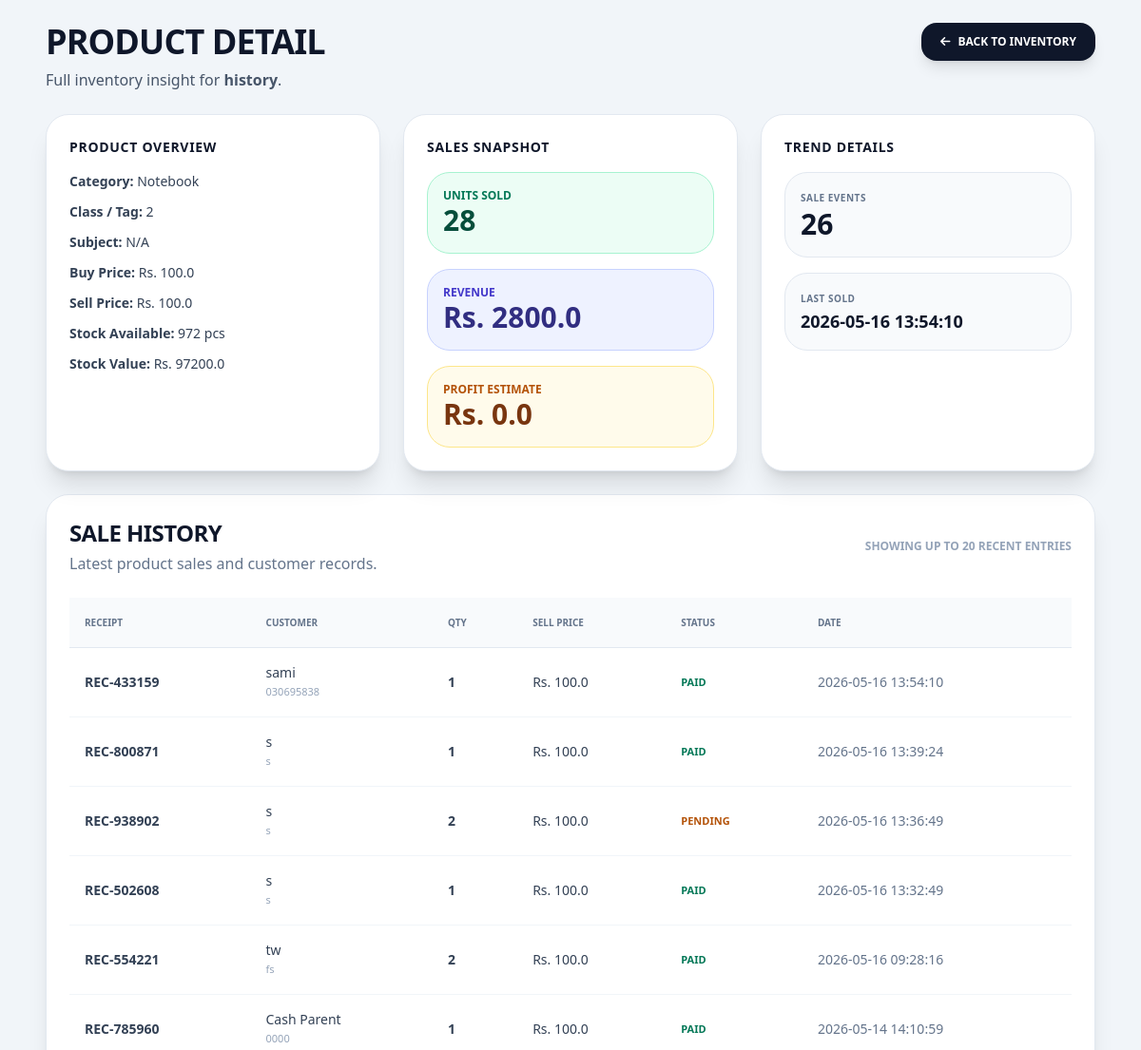
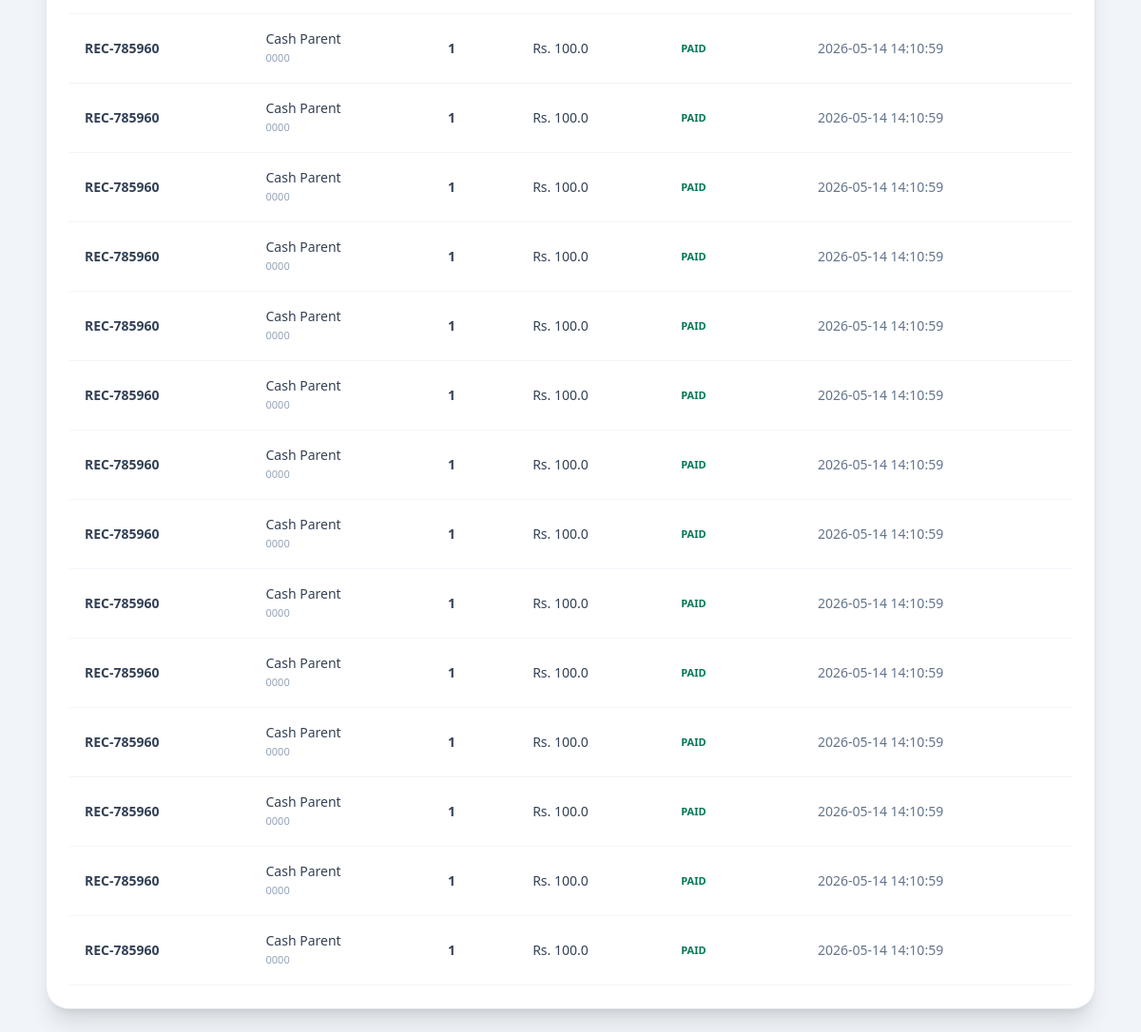
The app's page /product/16 (signed in), older data (2 pictures, top to bottom).
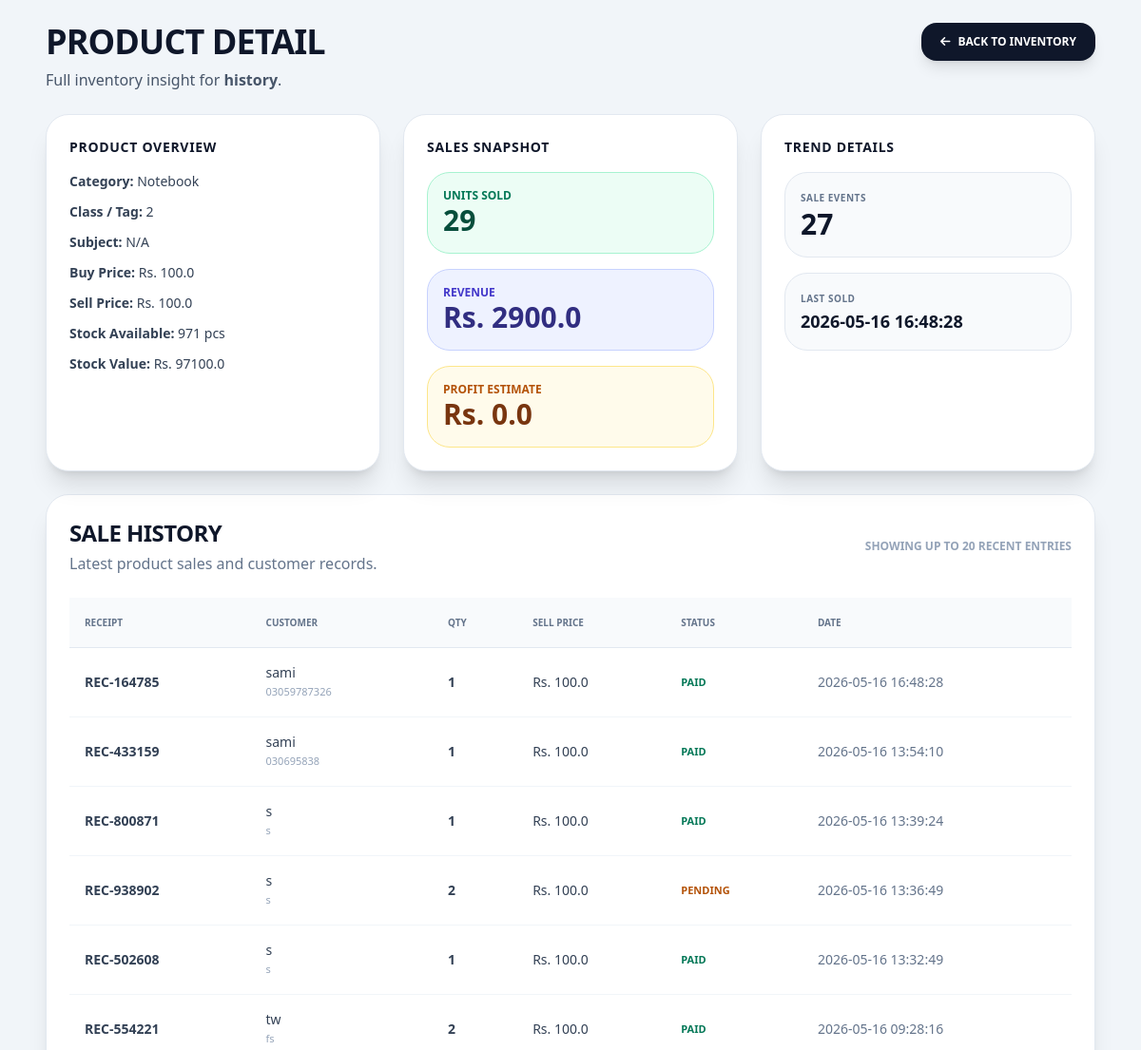
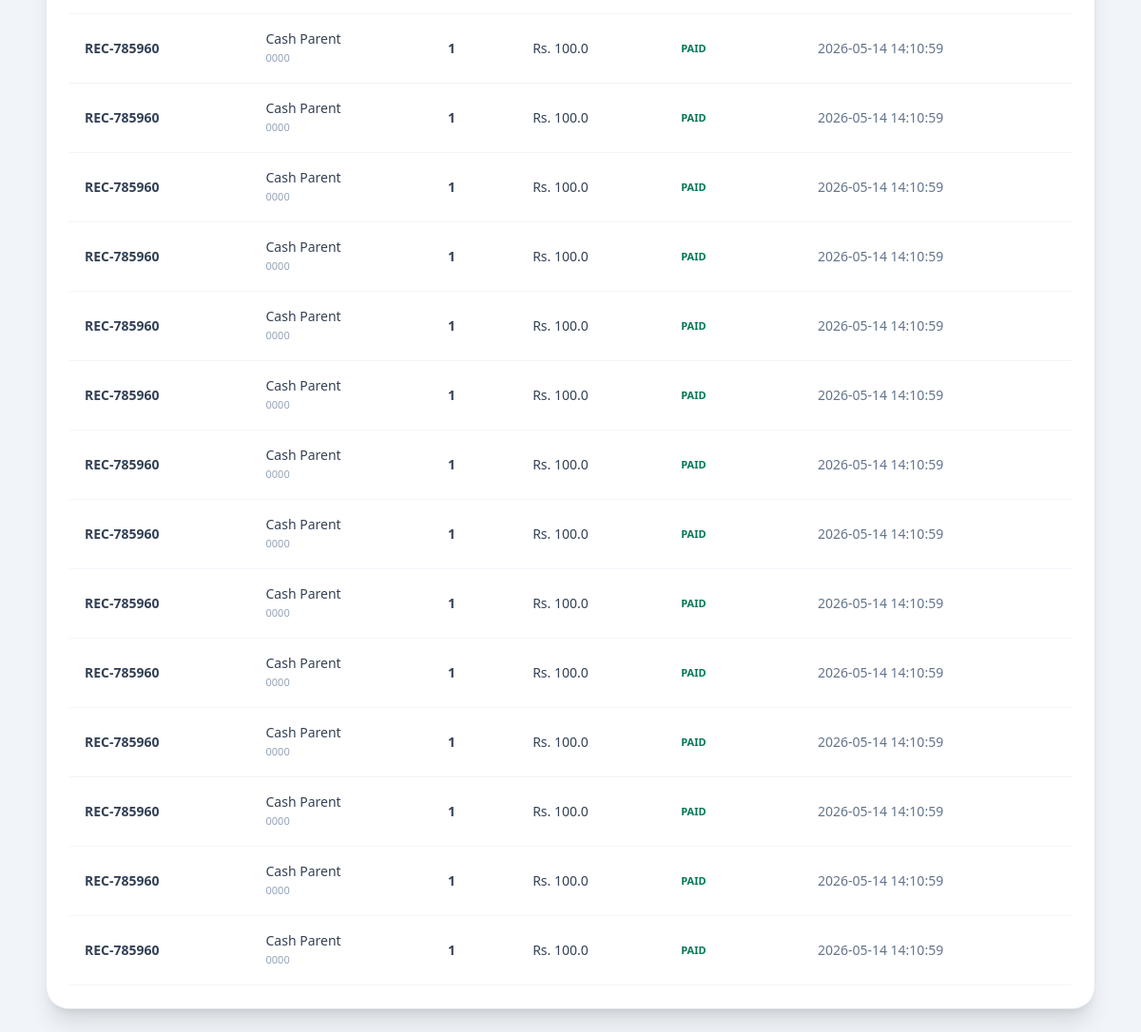
The same page, newer data (2 pictures, top to bottom).
### tables this page shows
CREATE TABLE products (
        id INTEGER PRIMARY KEY AUTOINCREMENT,
        name TEXT NOT NULL,
        category TEXT, -- Book, Notebook, Stationery
        student_class TEXT,
        subject TEXT,
        purchase_price REAL,
        selling_price REAL,
        stock INTEGER
    , tag TEXT, variation TEXT);

CREATE TABLE sale_items (sale_id INTEGER, product_name TEXT, qty INTEGER, price REAL);

CREATE TABLE sales (
        id INTEGER PRIMARY KEY AUTOINCREMENT,
        customer_id INTEGER,
        receipt_number TEXT UNIQUE,
        total_amount REAL,
        profit REAL,
        payment_status TEXT, -- 'Paid' or 'Pending' (Udhaar)
        timestamp DATETIME DEFAULT CURRENT_TIMESTAMP
    , cash_paid REAL DEFAULT 0);

CREATE TABLE customers (id INTEGER PRIMARY KEY AUTOINCREMENT, name TEXT, phone TEXT, student_name TEXT);

### main.py (the view)
@app.get("/product/{product_id}")
async def product_detail(request: Request, product_id: int):
    if not is_logged_in(request): raise HTTPException(status_code=401)
    conn = get_db()
    product = conn.execute("SELECT * FROM products WHERE id = ?", (product_id,)).fetchone()
    if not product:
        conn.close()
        raise HTTPException(status_code=404, detail="Product not found")
    analytics = conn.execute("""
        SELECT
            SUM(si.qty) as total_units,
            SUM(si.qty * si.price) as total_revenue,
            MAX(s.timestamp) as last_sold,
            COUNT(*) as sale_count
        FROM sale_items si
        JOIN sales s ON si.sale_id = s.id
        WHERE si.product_name = ?
    """, (product['name'],)).fetchone()
    sales = conn.execute("""
        SELECT si.qty, si.price, s.receipt_number, s.payment_status, s.timestamp,
               c.name as customer_name, c.phone as customer_phone
        FROM sale_items si
        JOIN sales s ON si.sale_id = s.id
        LEFT JOIN customers c ON s.customer_id = c.id
        WHERE si.product_name = ?
        ORDER BY s.timestamp DESC
        LIMIT 20
    """, (product['name'],)).fetchall()
    conn.close()
    total_units = analytics['total_units'] if analytics['total_units'] else 0
    total_revenue = analytics['total_revenue'] if analytics['total_revenue'] else 0
    sale_count = analytics['sale_count'] if analytics['sale_count'] else 0
    last_sold = analytics['last_sold']
    profit = total_revenue - (total_units * product['purchase_price']) if total_units else 0
    return templates.TemplateResponse(request, "product_detail.html", {
        "product": product,
        "sales": sales,
        "analytics": {
            "total_units": total_units,
            "total_revenue": total_revenue,
            "sale_count": sale_count,
            "last_sold": last_sold,
            "profit": profit
        }
    })

### templates/product_detail.html (shortened to what this page needs)
<!DOCTYPE html>
<html lang="en">
<head>
    <script src="https://cdn.tailwindcss.com"></script>
    <link rel="stylesheet" href="https://cdnjs.cloudflare.com/ajax/libs/font-awesome/6.0.0/css/all.min.css">
</head>
<body class="bg-slate-100 min-h-screen font-sans text-slate-900">
    <div class="max-w-6xl mx-auto p-6">
        <div class="flex flex-col md:flex-row justify-between items-start gap-4 mb-6">
            <div>
                <h1 class="text-4xl font-black uppercase tracking-tight">Product Detail</h1>
                <p class="text-slate-600 mt-2">Full inventory insight for <strong>{{ product.name }}</strong>.</p>
            </div>
            <div class="space-x-2">
                <a href="/" class="inline-flex items-center gap-2 bg-slate-900 text-white px-5 py-3 rounded-2xl font-black uppercase text-xs shadow-lg hover:bg-slate-800 transition"><i class="fas fa-arrow-left"></i> Back to Inventory</a>
            </div>
        </div>
        <div class="grid grid-cols-1 lg:grid-cols-3 gap-6 mb-6">
            <div class="bg-white rounded-3xl shadow-xl p-6 border border-slate-200">
                <h2 class="font-black text-slate-900 uppercase text-sm tracking-wider mb-4">Product Overview</h2>
                <div class="space-y-3 text-sm text-slate-700">
                    <div><span class="font-black">Category:</span> {{ product.category }}</div>
                    <div><span class="font-black">Class / Tag:</span> {{ product.student_class or product.tag or 'N/A' }}</div>
                    <div><span class="font-black">Subject:</span> {{ product.subject or product.variation or 'N/A' }}</div>
                    <div><span class="font-black">Buy Price:</span> Rs. {{ product.purchase_price }}</div>
                    <div><span class="font-black">Sell Price:</span> Rs. {{ product.selling_price }}</div>
                    <div><span class="font-black">Stock Available:</span> {{ product.stock }} pcs</div>
                    <div><span class="font-black">Stock Value:</span> Rs. {{ (product.stock * product.selling_price) | round(2) }}</div>
                </div>
            </div>
            <div class="bg-white rounded-3xl shadow-xl p-6 border border-slate-200">
                <h2 class="font-black text-slate-900 uppercase text-sm tracking-wider mb-4">Sales Snapshot</h2>
                <div class="grid gap-4 text-slate-700">
                    <div class="bg-emerald-50 p-4 rounded-3xl border border-emerald-200">
                        <div class="text-xs uppercase font-black text-emerald-700">Units Sold</div>
                        <div class="text-3xl font-black text-emerald-900">{{ analytics.total_units }}</div>
                    </div>
                    <div class="bg-indigo-50 p-4 rounded-3xl border border-indigo-200">
                        <div class="text-xs uppercase font-black text-indigo-700">Revenue</div>
                        <div class="text-3xl font-black text-indigo-900">Rs. {{ analytics.total_revenue | round(2) }}</div>
                    </div>
                    <div class="bg-amber-50 p-4 rounded-3xl border border-amber-200">
                        <div class="text-xs uppercase font-black text-amber-700">Profit Estimate</div>
                        <div class="text-3xl font-black text-amber-900">Rs. {{ analytics.profit | round(2) }}</div>
                    </div>
                </div>
            </div>
            <div class="bg-white rounded-3xl shadow-xl p-6 border border-slate-200">
                <h2 class="font-black text-slate-900 uppercase text-sm tracking-wider mb-4">Trend Details</h2>
                <div class="space-y-4 text-slate-700 text-sm">
                    <div class="bg-slate-50 p-4 rounded-3xl border border-slate-200">
                        <div class="font-black uppercase text-[10px] tracking-wider text-slate-500">Sale Events</div>
                        <div class="text-3xl font-black text-slate-900">{{ analytics.sale_count }}</div>
                    </div>
                    <div class="bg-slate-50 p-4 rounded-3xl border border-slate-200">
                        <div class="font-black uppercase text-[10px] tracking-wider text-slate-500">Last Sold</div>
                        <div class="text-lg font-black text-slate-900">{{ analytics.last_sold or 'No sales yet' }}</div>
                    </div>
                </div>
            </div>
        </div>
        <div class="bg-white rounded-3xl shadow-xl p-6 border border-slate-200">
            <div class="flex flex-col md:flex-row justify-between items-start md:items-center gap-4 mb-6">
                <div>
                    <h2 class="font-black text-2xl uppercase tracking-tight">Sale History</h2>
                    <p class="text-slate-500 mt-1">Latest product sales and customer records.</p>
                </div>
                <div class="text-xs uppercase font-black text-slate-400">Showing up to 20 recent entries</div>
            </div>
            {% if sales %}
            <div class="overflow-x-auto">
                <table class="min-w-full text-left text-sm text-slate-700">
                    <thead class="bg-slate-50 text-slate-500 uppercase text-[10px] font-black">
                        <tr>
                            <th class="p-4">Receipt</th>
                            <th class="p-4">Customer</th>
                            <th class="p-4">Qty</th>
                            <th class="p-4">Sell Price</th>
                            <th class="p-4">Status</th>
                            <th class="p-4">Date</th>
                        </tr>
                    </thead>
                    <tbody class="border-t border-slate-200">
                        {% for sale in sales %}
                        <tr class="border-b border-slate-100 hover:bg-slate-50">
                            <td class="p-4 font-bold">{{ sale.receipt_number }}</td>
                            <td class="p-4">
                                <div>{{ sale.customer_name or 'Walk-in' }}</div>
                                <div class="text-[11px] text-slate-400">{{ sale.customer_phone or 'N/A' }}</div>
                            </td>
                            <td class="p-4 font-black">{{ sale.qty }}</td>
                            <td class="p-4">Rs. {{ sale.price }}</td>
                            <td class="p-4 uppercase text-[11px] font-black {{ 'text-emerald-700' if sale.payment_status == 'Paid' else 'text-amber-700' }}">{{ sale.payment_status }}</td>
                            <td class="p-4 text-slate-500">{{ sale.timestamp }}</td>
                        </tr>
                        {% endfor %}
                    </tbody>
                </table>
            </div>
            {% else %}
            <div class="py-12 text-center text-slate-500 font-black uppercase">Koi sale history nahi mili is product ke liye.</div>
            {% endif %}
        </div>
    </div>
</body>
</html>

Row changes from the older to the newer data that the page shows:
no longer on this page (row unchanged): sale_items: receipt_number "REC-785960", name "Cash Parent", phone "0000", qty "1", price "100.0", payment_status "PAID", timestamp "2026-05-14 14:10:59"
changed products "history": stock "972" → "971"; (product.stock*product.selling_price)|round(2) "97200.0" → "97100.0"
added sale_items: receipt_number "REC-164785", name "sami", phone "03059787326", qty "1", price "100.0", payment_status "PAID", timestamp "2026-05-16 16:48:28"
Text that changed along with them:
{{ analytics.total_units }}: "28" → "29"
{{ analytics.total_revenue | round(2) }}: "2800.0" → "2900.0"
{{ analytics.sale_count }}: "26" → "27"
{{ analytics.last_sold or 'No sales yet' }}: "2026-05-16 13:54:10" → "2026-05-16 16:48:28"
